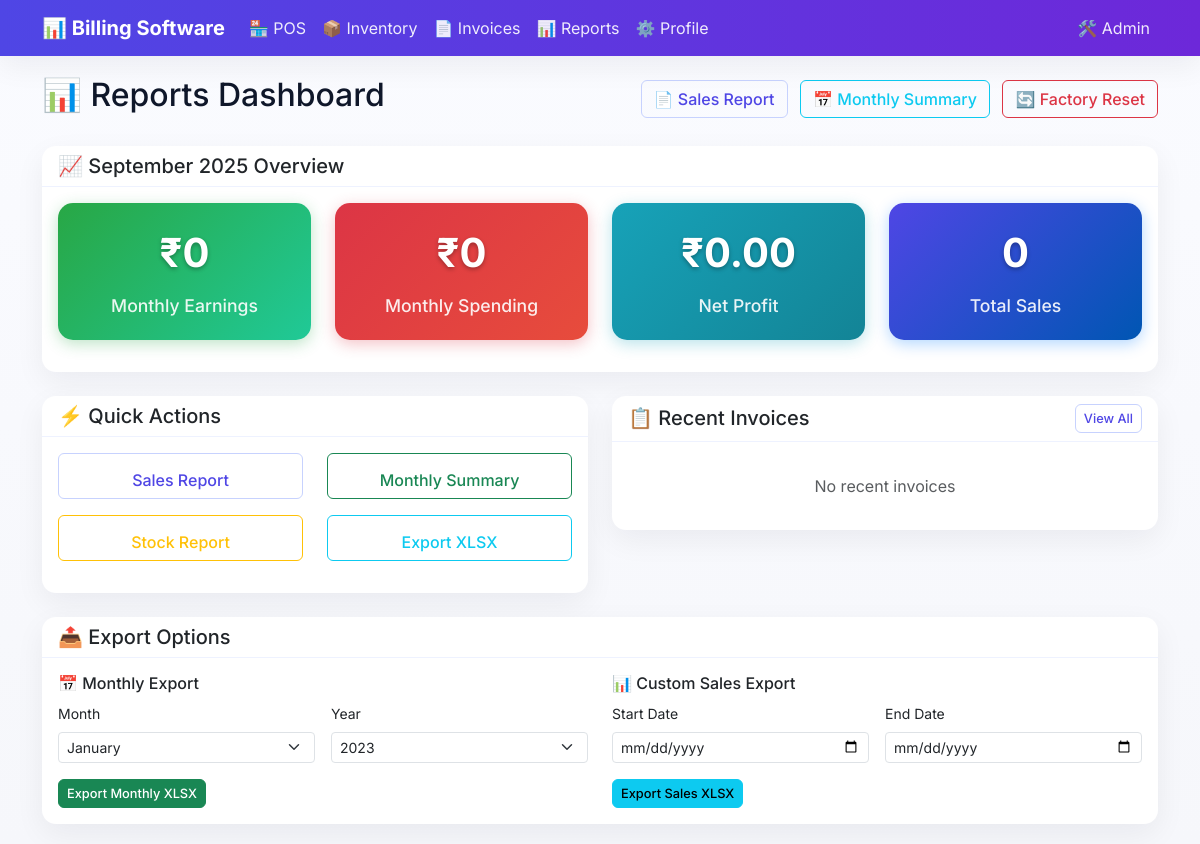
Page /reports/ on the earlier database version.
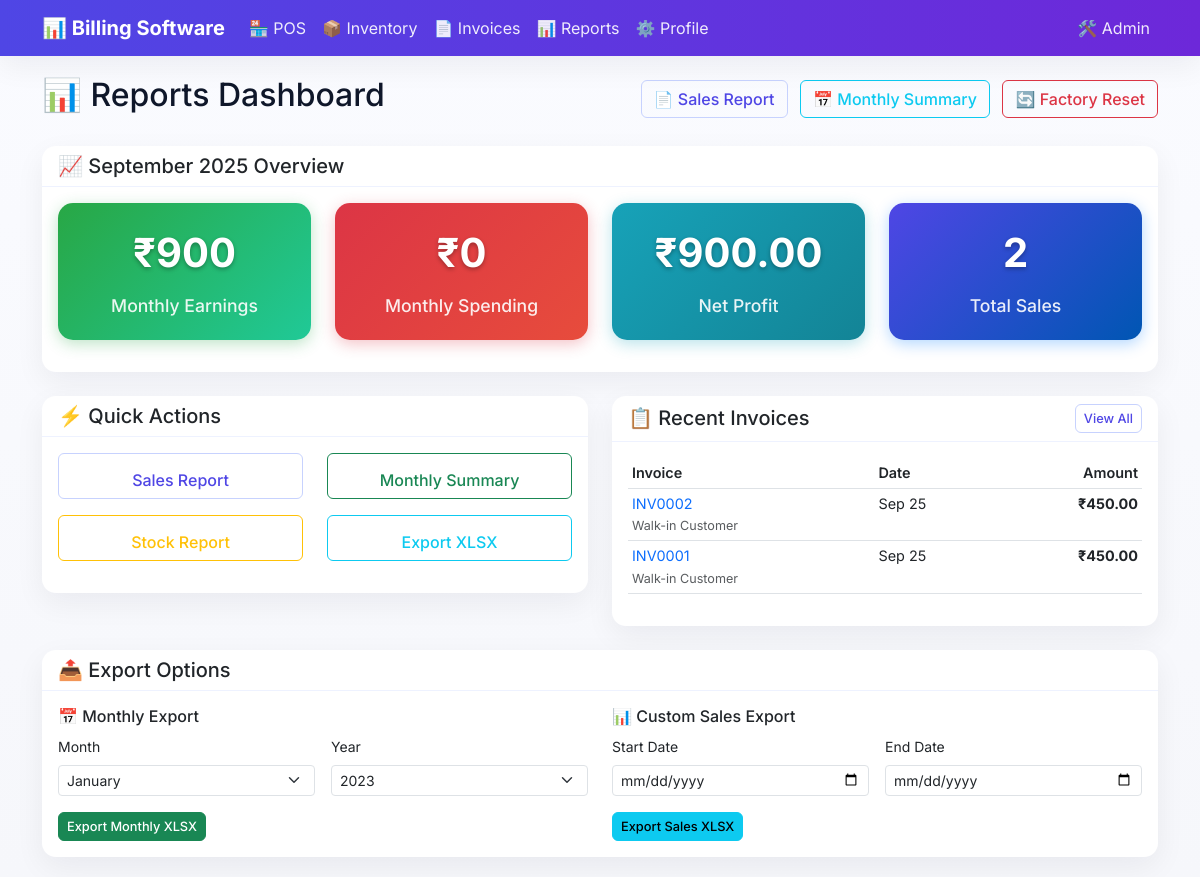
Same page on the later database version.
### sales/models.py (models this page shows, shortened)
class Invoice(models.Model):
    PAYMENT_STATUS_CHOICES = [
        ('pending', 'Pending'),
        ('paid', 'Paid'),
        ('partial', 'Partially Paid'),
        ('cancelled', 'Cancelled'),
    ]
    number = models.CharField(max_length=50, unique=True)
    date = models.DateField(auto_now_add=True)
    customer = models.ForeignKey(Customer, on_delete=models.SET_NULL, blank=True, null=True)
    customer_name = models.CharField(max_length=200, blank=True, null=True, help_text="Customer name for walk-in customers")
    total_incl = models.DecimalField(
        max_digits=12,
        decimal_places=2,
        default=0.00,
        validators=[MinValueValidator(Decimal('0.00'))],
        help_text="Total amount including tax"
    )
    total_base = models.DecimalField(
        max_digits=12,
        decimal_places=2,
        default=0.00,
        validators=[MinValueValidator(Decimal('0.00'))],
        help_text="Total base amount excluding tax"
    )
    total_tax = models.DecimalField(
        max_digits=12,
        decimal_places=2,
        default=0.00,
        validators=[MinValueValidator(Decimal('0.00'))],
        help_text="Total tax amount"
    )
    payment_status = models.CharField(max_length=20, choices=PAYMENT_STATUS_CHOICES, default='pending')
    amount_paid = models.DecimalField(max_digits=12, decimal_places=2, default=0.00)
    notes = models.TextField(blank=True, null=True)
    created_by = models.ForeignKey(User, on_delete=models.SET_NULL, blank=True, null=True)
    created_at = models.DateTimeField(auto_now_add=True)
    updated_at = models.DateTimeField(auto_now=True)
    class Meta:
        ordering = ['-created_at']
        verbose_name = "Invoice"
        verbose_name_plural = "Invoices"
    def get_customer_display_name(self):
        if self.customer:
            return self.customer.name
        return self.customer_name or "Walk-in Customer"

### reports/views.py (the view)
# urls.py: path('', views.reports_dashboard, name='reports_dashboard'),
def reports_dashboard(request):
    now = timezone.now()
    start_of_month = now.replace(day=1, hour=0, minute=0, second=0, microsecond=0)
    monthly_earnings = Invoice.objects.filter(
        date__gte=start_of_month.date()
    ).aggregate(total=Sum('total_incl'))['total'] or Decimal('0')
    monthly_spending = StockMovement.objects.filter(
        reason='purchase',
        timestamp__gte=start_of_month
    ).aggregate(
        total=Sum('qty_change') * Sum('unit_cost')
    )
    purchases = StockMovement.objects.filter(
        reason='purchase',
        timestamp__gte=start_of_month,
        unit_cost__isnull=False
    )
    total_spending = sum(
        (movement.qty_change * movement.unit_cost)
        for movement in purchases
    ) or Decimal('0')
    monthly_sales_count = Invoice.objects.filter(
        date__gte=start_of_month.date()
    ).count()
    recent_invoices = Invoice.objects.order_by('-created_at')[:10]
    monthly_profit = monthly_earnings - total_spending
    context = {
        'monthly_earnings': monthly_earnings,
        'monthly_spending': total_spending,
        'monthly_profit': monthly_profit,
        'monthly_sales_count': monthly_sales_count,
        'recent_invoices': recent_invoices,
        'current_month': now.strftime('%B %Y'),
        'page_title': 'Reports Dashboard'
    }
    return render(request, 'reports/dashboard.html', context)

### templates/reports/dashboard.html (shortened to what the changed rows need)
{% extends 'base.html' %}
{% block content %}
<div class="d-flex justify-content-between align-items-center mb-4">
    <h2>📊 Reports Dashboard</h2>
</div>
<div class="card mb-4">
    <div class="card-body">
        <div class="row">
            <div class="col-md-3 mb-3">
                <div class="metric-card earnings">
                    <div class="metric-value">₹{{ monthly_earnings }}</div>
                    <div class="metric-label">Monthly Earnings</div>
                </div>
            </div>
            <div class="col-md-3 mb-3">
                <div class="metric-card {% if monthly_profit < 0 %}spending{% else %}profit{% endif %}">
                    <div class="metric-value">₹{{ monthly_profit|floatformat:2 }}</div>
                    <div class="metric-label">Net Profit</div>
                </div>
            </div>
            <div class="col-md-3 mb-3">
                <div class="metric-card">
                    <div class="metric-value">{{ monthly_sales_count }}</div>
                    <div class="metric-label">Total Sales</div>
                </div>
            </div>
        </div>
    </div>
</div>
<div class="row mb-4">
    <div class="col-md-6">
        <div class="card">
            <div class="card-body">
                {% if recent_invoices %}
                    <div class="table-responsive">
                        <table class="table table-sm">
                            <thead>
                                <tr>
                                    <th>Invoice</th>
                                    <th>Date</th>
                                    <th class="text-end">Amount</th>
                                </tr>
                            </thead>
                            <tbody>
                                {% for invoice in recent_invoices %}
                                <tr>
                                    <td>
                                        <a href="{% url 'sales:invoice_detail' invoice.id %}" class="text-decoration-none">
                                            {{ invoice.number }}
                                        </a><br>
                                        <small class="text-muted">{{ invoice.get_customer_display_name }}</small>
                                    </td>
                                    <td>{{ invoice.date|date:"M d" }}</td>
                                    <td class="text-end">
                                        <strong>₹{{ invoice.total_incl }}</strong>
                                    </td>
                                </tr>
                                {% endfor %}
                            </tbody>
                        </table>
                    </div>
                {% else %}
                    <div class="text-center py-3">
                        <p class="text-muted mb-0">No recent invoices</p>
                    </div>
                {% endif %}
            </div>
        </div>
    </div>
</div>
{% endblock %}

Differences in the rows shown:
added Invoice: number "INV0002", get_customer_display_name "Walk-in Customer", date "Sep 25", total_incl "450.00"
added Invoice: number "INV0001", get_customer_display_name "Walk-in Customer", date "Sep 25", total_incl "450.00"
Other differences:
{{ monthly_earnings }}: "0" → "900"
{{ monthly_profit|floatformat:2 }}: "0.00" → "900.00"
{{ monthly_sales_count }}: "0" → "2"
text no longer shown: "No recent invoices"
text now shown: "Invoice Date Amount"
